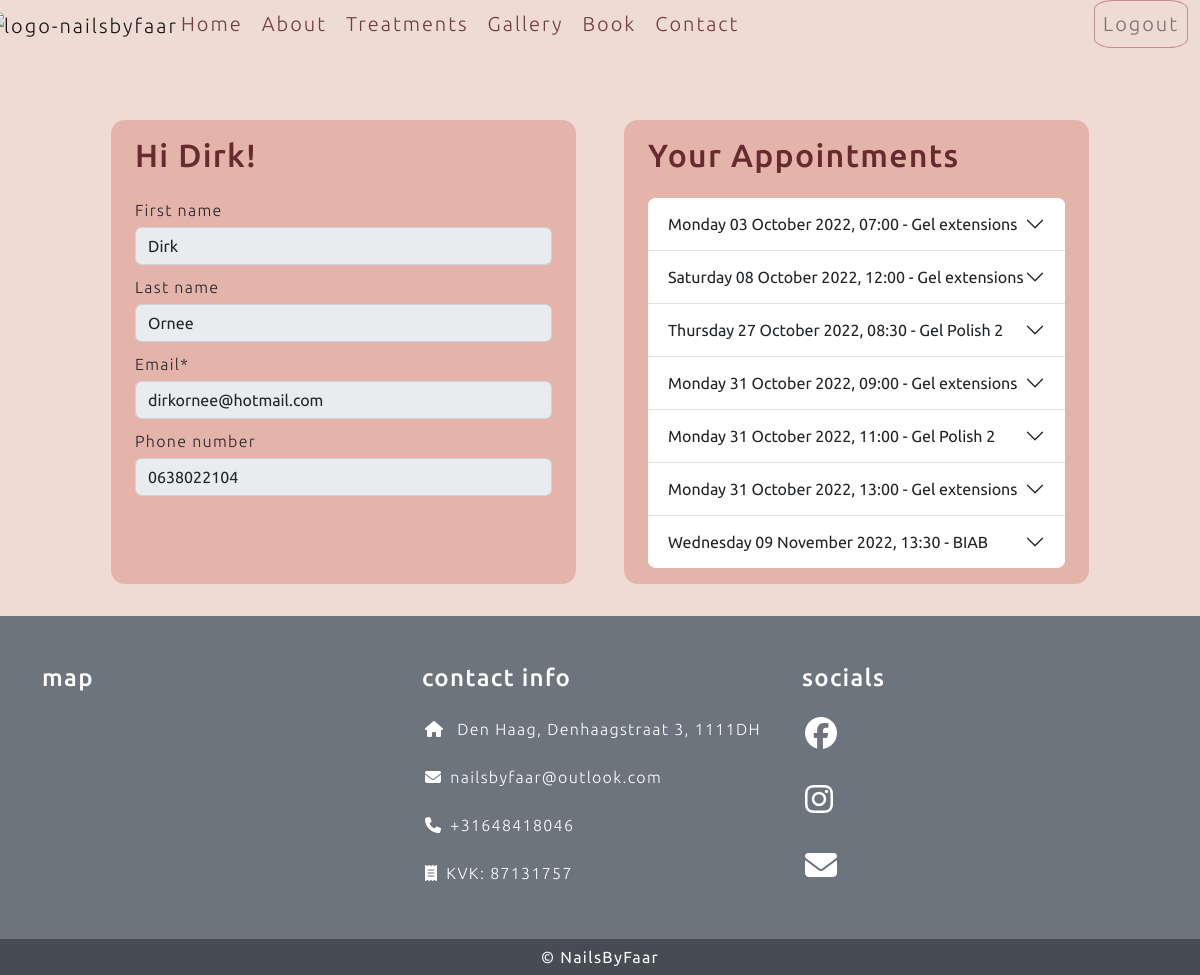
Page /user/dashboard (signed in) on the committed database.
### users/models.py (models this page shows, shortened)
class User(AbstractBaseUser, PermissionsMixin):
    email = models.EmailField(max_length=254, unique=True)
    first_name = models.CharField(max_length=254, null=True, blank=True)
    last_name = models.CharField(max_length=254, null=True, blank=True)
    phone_number = models.CharField(max_length=16, null=True, blank=True)
    is_staff = models.BooleanField(default=False)
    is_superuser = models.BooleanField(default=False)
    is_active = models.BooleanField(default=True)
    last_login = models.DateTimeField(null=True, blank=True)
    date_joined = models.DateTimeField(default=timezone.now)
    USERNAME_FIELD = 'email'
    EMAIL_FIELD = 'email'
    REQUIRED_FIELDS = []
    objects = UserManager()

### salon/models.py (models this page shows, shortened)
class Appointment(models.Model):
    user = models.ForeignKey(User, related_name="user", on_delete=models.PROTECT, null=True, blank=True)
    email = models.EmailField(max_length=254, blank=True, null=True)
    first_name = models.CharField(max_length=254, null=True, blank=True)
    last_name = models.CharField(max_length=254, null=True, blank=True)
    phone_number = models.CharField(max_length=16, null=True, blank=True)
    treatment_name = models.ForeignKey(Treatment, related_name="treatment_name", on_delete=models.PROTECT, null=True)
    date_time = models.DateTimeField()

class Treatment(models.Model):
    appointment_type = models.CharField(max_length=150)
    title = models.CharField(max_length=150, unique=True)
    description = models.TextField()
    short_description = models.CharField(max_length=225)
    image = CloudinaryField('image', default='placeholder')
    price = models.DecimalField(max_digits=10, decimal_places=2)
    duration = models.DecimalField(max_digits=3, decimal_places=0)
    display = models.BooleanField(default=False)
    active = models.BooleanField(default=False)

### users/views.py (the view)
# urls.py: path('dashboard', views.Dashboard.as_view(), name="dashboard"),
class Dashboard(View):
    def get(self, request):
        user_dict = {}
        if request.user.is_authenticated:
            user_dict = {'email': request.user.email, 'first_name': request.user.first_name, 'last_name': request.user.last_name, 'phone_number': request.user.phone_number}
        else:
            user_dict = {}
        user_form = EditUserForm(initial=user_dict)
        appointmentQueryset1 = Appointment.objects.filter(user__email=request.user.email).order_by("date_time").values()
        appointmentQueryset2 = Appointment.objects.filter(email=request.user.email).order_by("date_time").values()
        appointmentQueryset = list(appointmentQueryset1 | appointmentQueryset2)
        print(appointmentQueryset)
        for dict in appointmentQueryset:
            dict["date_time"] = dict["date_time"].strftime("%A %d %B %Y, %H:%M")
            dict["duration"] = int(Treatment.objects.get(id=dict['treatment_name_id']).duration)
            dict["treatment_name"] = Treatment.objects.get(id=dict['treatment_name_id']).title
        context = {"user_form": user_form, "appointments": appointmentQueryset}
        return render(request, "user_dashboard.html", context=context)

### users/forms.py
class EditUserForm(forms.ModelForm):
    def __init__(self, *args, **kwargs):
        super(EditUserForm, self).__init__(*args, **kwargs)
        for fieldname, field in self.fields.items():
            field.widget.attrs.update({
            'class': 'custom-form-field'
        })
    class Meta:
        model = User
        fields = ('first_name', 'last_name', 'email', 'phone_number')

### templates/user_dashboard.html (shortened to what this page needs)
{% extends "base.html" %}
{% load crispy_forms_tags %}
{% block content %}
<div class="container mt-md-5 my-2">
    <div class="row mx-auto w-100 justify-content-center">
        <div class="col-md-5 m-4 py-3 px-4 user-data-box">
            <h2>Hi {{ request.user.first_name}}!</h2>
            <form action="POST" class="mt-4">
                <fieldset disabled="disabled">
                    {{ user_form | crispy }}
                </fieldset>
            </form>
        </div>
        <div class="col-md-5 m-4 py-3 px-4 user-data-box">
            <h2>Your Appointments</h2>
            <div class="mt-4 accordion accordion-flush" id="accordionFlushAppointment">
                {% for appointment in appointments %}
                <div class="accordion-item">
                    <h2 class="accordion-header" id="flush-heading-{{ forloop.counter }}">
                        <button class="accordion-button collapsed" type="button" data-bs-toggle="collapse"
                            data-bs-target="#flush-collapse-{{ forloop.counter }}" aria-expanded="false"
                            aria-controls="flush-collapse-{{ forloop.counter }}">
                            {{ appointment.date_time }} - {{ appointment.treatment_name }}
                        </button>
                    </h2>
                </div>
                {% endfor %}
            </div>
        </div>
    </div>
</div>
{% endblock %}

### static/css/style.css (style rules this page uses)
body { background-color: rgba(224, 189, 177, 0.54); font-family: 'Ubuntu', sans-serif; letter-spacing: 1.3px; font-weight: 300; }
h2 { color: #672a2e; }
.custom-form-field { margin-top: 5px; margin-bottom: 10px; }
.user-data-box { background: #e4b3aa; border-radius: 3%; }
#accordionFlushAppointment { overflow: hidden; border-radius: 2%; }

### rows in the picture
User: user.first_name "Dirk", first_name "Dirk", last_name "Ornee", email "dirkornee@hotmail.com", phone_number "0638022104"
Appointment: date_time "Monday 03 October 2022, 07:00", treatment_name "Gel extensions"
Appointment: date_time "Saturday 08 October 2022, 12:00", treatment_name "Gel extensions"
Appointment: date_time "Thursday 27 October 2022, 08:30", treatment_name "Gel Polish 2"
Appointment: date_time "Monday 31 October 2022, 09:00", treatment_name "Gel extensions"
Appointment: date_time "Monday 31 October 2022, 11:00", treatment_name "Gel Polish 2"
Appointment: date_time "Monday 31 October 2022, 13:00", treatment_name "Gel extensions"
Appointment: date_time "Wednesday 09 November 2022, 13:30", treatment_name "BIAB"
